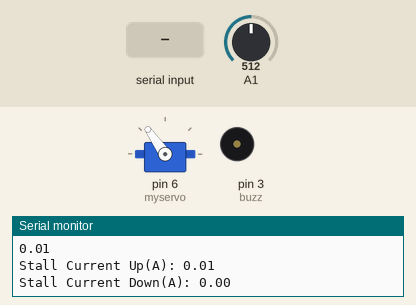
A sketch run on a simulated Arduino Uno, built with avr-gcc and run on an emulated ATmega328P. On the bench: servo, buzzer (waves = sounding), the last lines printed to the serial monitor. The inputs (shaded band) are chosen by the test bench; at power-on: A1 = 512.

Above: at 9.2 s.
9.3 s: "toggle\n" received over Serial
At 9.77 s:
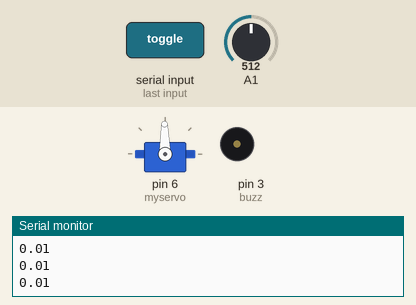
At 11.1 s:
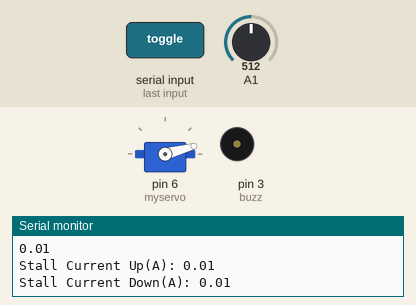
12.3 s: "toggle\n" received over Serial
At 12.95 s:
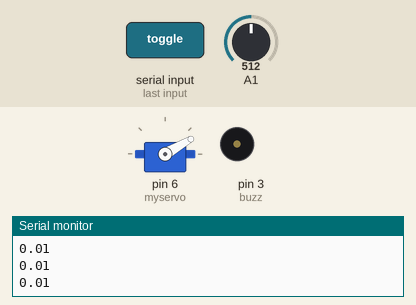
Timing chart, 0 to 15.3 s (numbered marks = the images above; inputs shaded):
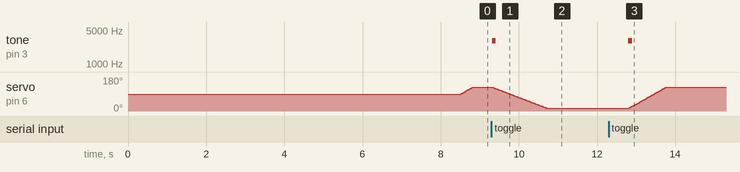

Measured:
- after the input at 9.3 s, tone on pin 3 (buzz): silent → 3000 Hz at once, → silent 0.10 s later; servo on pin 6 (myservo): moves from 125° to 15° over 1.4 s, starting at once
- after the input at 12.3 s, tone on pin 3 (buzz): silent → 3000 Hz after 0.50 s, → silent 0.10 s later; servo on pin 6 (myservo): moves from 15° to 125° over 0.93 s, starting after 0.53 s

The sketch:

current_sensor_test.ino
```cpp
#include <Servo.h>

// Object initialization
Servo myservo;

// Pin assignments
const int buzz = 3;  // Buzzer pin
const int touchpad2 = 0;

// Servo positions
const int seropen = 135;
const int serclose = 15;

// Stall detection threshold (adjust based on your servo specs)
const float threshold = 1.2;

// Moving average for current reading
const int numReadings = 10;
float readings[numReadings] = {0};
int readIndex = 0;
float total = 0;
float maxCurrent = 0;
unsigned long lastPrintTime = 0;
float stallCurrentup;  // Track max current during movement
float stallCurrentdown;

// Touchpad state
int stat2 = 0;

void setup() {
  Serial.begin(9600);
  myservo.attach(6);
  pinMode(buzz, OUTPUT);
  pinMode(touchpad2, INPUT);

  Serial.println("Avg Current (A), Max Current (A)");

  // Initialize current readings array
  for (int i = 0; i < numReadings; i++) {
    readings[i] = 0;
  }
  delay(8000);
}
void loop() {
  delay(500);
  checkTouchpad2();       // Check touchpad input
  updateServoState();     // Control servo based on state
}

// Function to read current from sensor
float readCurrent() {
  int adc = analogRead(A1);
  float voltage = adc * 5.0 / 1023.0;
  float current = (voltage - 2.5) / 0.185;  // Adjust 0.185 based on your sensor specs
  return current;
}

// Function to move servo with stall current detection
void moveServo(int targetPos) {
  int currentPos = myservo.read();

  Serial.println("Moving servo...");

  if (currentPos < targetPos) {
    for (int pos = currentPos; pos <= targetPos-10; pos++) {
      myservo.write(pos);
      delay(8);

      float curup = readCurrent();
      Serial.println(curup);
      if (abs(curup) > stallCurrentup) {
         stallCurrentup = abs(curup);  // Capture peak stall current
       }
    }
  }
  if (currentPos > targetPos) {
    for (int pos = currentPos; pos >= targetPos; pos--) {
      myservo.write(pos);
      delay(12);

      float curdown = readCurrent();
      Serial.println(curdown);
      if (abs(curdown) > stallCurrentdown) {
         stallCurrentdown = abs(curdown);
       }

    }
  }

  // Log stall current
  Serial.print("Stall Current Up(A): ");
  Serial.println(stallCurrentup);
  Serial.print("Stall Current Down(A): ");
  Serial.println(stallCurrentdown);
}

// // Function to check touchpad input and toggle state
// void checkTouchpad2() {
//   if (digitalRead(touchpad2) == HIGH) {
//     tone(buzz, 3000, 100);
//     stat2 = !stat2;
//     delay(100);
//   }
// }

// Function to check touchpad input via Serial command
void checkTouchpad2() {
  if (Serial.available() > 0) {
    String command = Serial.readStringUntil('\n'); // Read input until newline
    command.trim(); // Remove extra spaces/newlines

    if (command == "toggle") { // Simulate button press
      tone(buzz, 3000, 100);
      stat2 = !stat2;
      Serial.print("Button Press Simulated! stat2 is : ");
      Serial.println(stat2);
    }
  }
}

// // Function to control servo based on touchpad state
// void updateServoState() {
//   float cur = readCurrent();

//   if (stat2 == 1) { // Lid is open
//     if (cur < threshold && myservo.read() != seropen) {
//       Serial.println("Closing lid...");
//       moveServo(serclose);
//       stat2 = 0;
//     } else if (myservo.read() != seropen) {
//       moveServo(seropen);
//     }
//   }
//   if (stat2 == 0) { // Lid is closed
//     if (cur < threshold && myservo.read() != serclose) {
//       Serial.println("Opening lid...");
//       moveServo(seropen);
//       stat2 = 1;
//     } else if (myservo.read() != serclose) {
//       moveServo(serclose);
//     }
//   }
// }

// Function to control servo based on touchpad state
void updateServoState() {
  float cur = readCurrent();

  if (stat2 == 1) { // Lid is open
      Serial.println("Opening lid...");
      moveServo(serclose);
  }
  if (stat2 == 0) { // Lid is closed
      Serial.println("Closing lid...");
      moveServo(seropen);
  }

}
```
